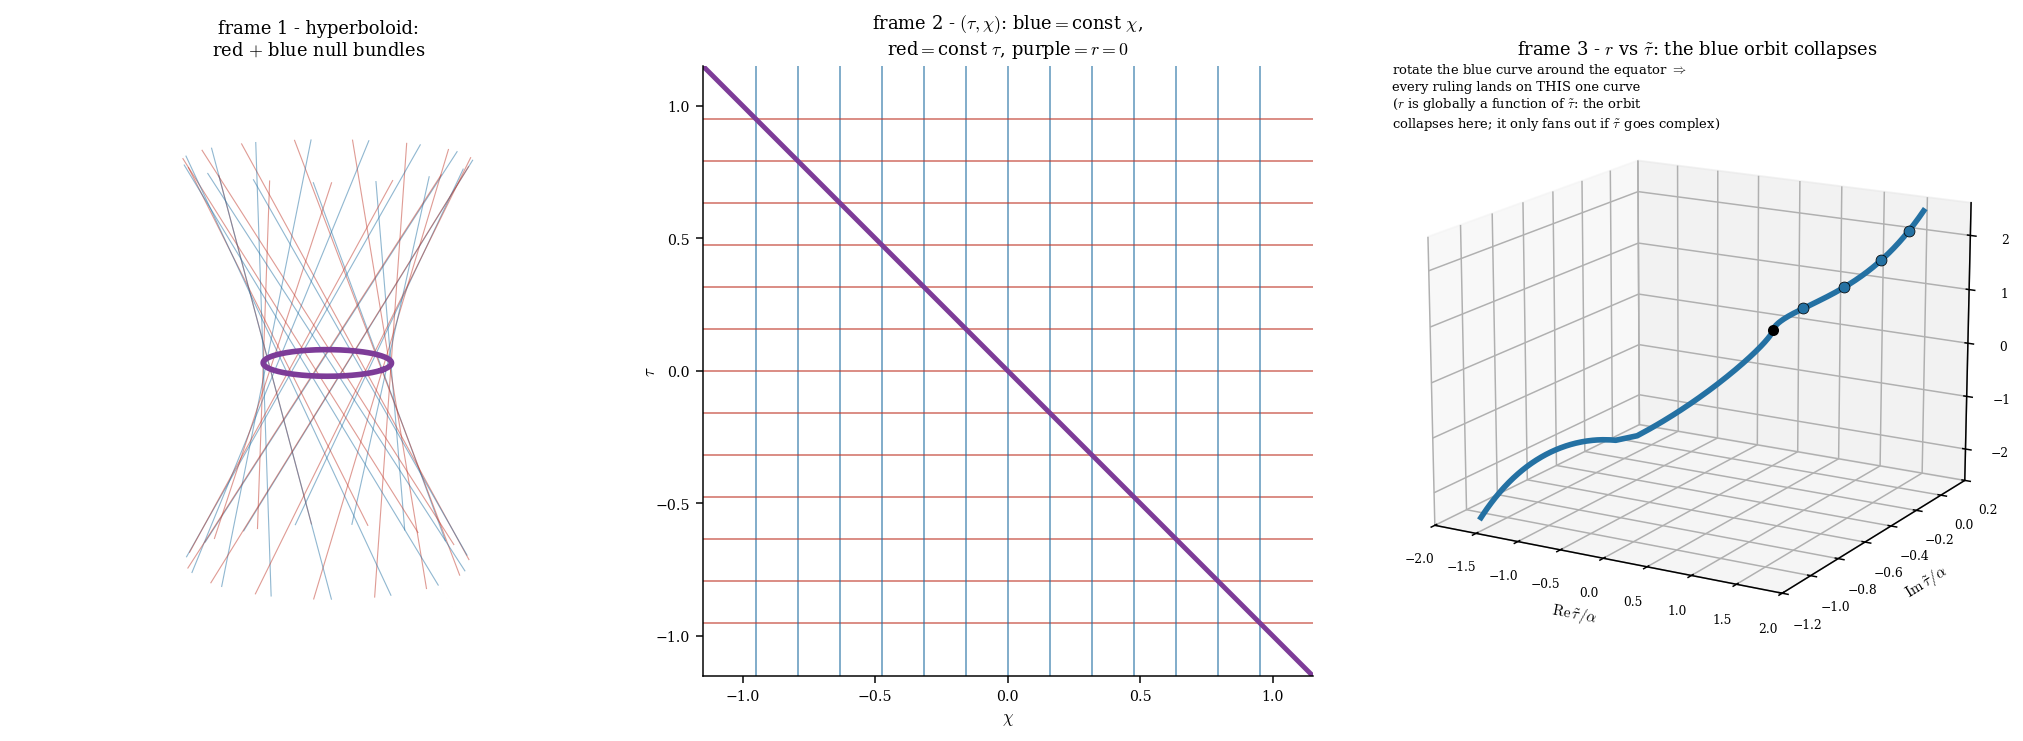

Here is the Python script that generated this plot:
import numpy as np, matplotlib
matplotlib.use('Agg'); import matplotlib.pyplot as plt
from mpl_toolkits.mplot3d import Axes3D  # noqa
plt.rcParams.update({'font.family':'serif','font.size':9,'mathtext.fontset':'cm'})
RED,BLUE,GREY,BLACK,PURPLE='#c0392b','#2471a3','#8a8f94','#111111','#7d3c98'
M2=2/(3*np.sqrt(3)); A=M2**(1/3); zmax=2.0
fig=plt.figure(figsize=(15,5.4))

# frame 1: hyperboloid
axH=fig.add_subplot(1,3,1,projection='3d')
t=np.linspace(-zmax,zmax,50)
ruling=lambda phi,sg:(np.cos(phi)-sg*t*np.sin(phi),np.sin(phi)+sg*t*np.cos(phi),t)
for phi in np.linspace(0,2*np.pi,16)[:-1]:
    x,y,z=ruling(phi,1);  axH.plot(x,y,z,color=RED, lw=0.6,alpha=0.5)
    x,y,z=ruling(phi,-1); axH.plot(x,y,z,color=BLUE,lw=0.6,alpha=0.5)
ph=np.linspace(0,2*np.pi,240); axH.plot(np.cos(ph),np.sin(ph),0*ph,color=PURPLE,lw=3.0)
axH.view_init(elev=12,azim=-58); axH.set_box_aspect((1,1,1.3)); axH.set_axis_off()
axH.set_title('frame 1 - hyperboloid:\nred $+$ blue null bundles',fontsize=9.5)

# frame 2: tau-chi
axO=fig.add_subplot(1,3,2); X0,X1=-1.15,1.15
for c in np.linspace(-0.95,0.95,13):
    axO.plot([c,c],[X0,X1],color=BLUE,lw=1.0,alpha=0.6)
    axO.plot([X0,X1],[c,c],color=RED, lw=1.0,alpha=0.6)
axO.plot([X0,X1],[-X0,-X1],color=PURPLE,lw=2.6)
axO.set_xlim(X0,X1); axO.set_ylim(X0,X1); axO.set_aspect('equal')
axO.set_xlabel(r'$\chi$'); axO.set_ylabel(r'$\tau$',labelpad=-2); axO.tick_params(labelsize=7.5)
for s in ['top','right']: axO.spines[s].set_visible(False)
axO.set_title('frame 2 - $(\\tau,\\chi)$: blue$=$const $\\chi$,\nred$=$const $\\tau$, purple$=r{=}0$',fontsize=9.5)

# frame 3: r vertical vs tau~ complex; the orbit collapses to one curve
axR=fig.add_subplot(1,3,3,projection='3d')
def tau_of_r(r): z=(complex(r)/A)**1.5; return (2.0/3.0)*np.arcsinh(z)
rr=np.linspace(2.6,-2.6,500); T=np.array([tau_of_r(r) for r in rr])
axR.plot(T.real,T.imag,rr,color=BLUE,lw=3.0)                       # the one blue curve
# markers along the r>0 leg = 'all the blue rulings pile here'
for r in [2.2,1.6,1.0,0.5]:
    tt=tau_of_r(r); axR.scatter([tt.real],[tt.imag],[r],color=BLUE,s=34,edgecolor='k',lw=0.4,zorder=8)
axR.scatter([0],[0],[0],color='k',s=24)
axR.text2D(0.0,0.90,'rotate the blue curve around the equator $\\Rightarrow$\nevery ruling lands on THIS one curve\n($r$ is globally a function of $\\tilde\\tau$: the orbit\ncollapses here; it only fans out if $\\tilde\\tau$ goes complex)',fontsize=7.0,transform=axR.transAxes)
axR.set_xlabel(r'$\mathrm{Re}\,\tilde\tau/\alpha$',fontsize=8,labelpad=2)
axR.set_ylabel(r'$\mathrm{Im}\,\tilde\tau/\alpha$',fontsize=8,labelpad=2)
axR.set_zlabel(r'$r/\alpha$ (independent, vertical)',fontsize=8,labelpad=3)
axR.set_xlim(-2,2); axR.set_ylim(-1.2,0.2); axR.set_zlim(-2.6,2.6)
axR.view_init(elev=16,azim=-60); axR.tick_params(labelsize=6.5)
axR.set_title('frame 3 - $r$ vs $\\tilde\\tau$: the blue orbit collapses',fontsize=9.5)
plt.tight_layout(); plt.savefig('build1_frames.png',dpi=135,bbox_inches='tight')
print('wrote build1_frames.png')
